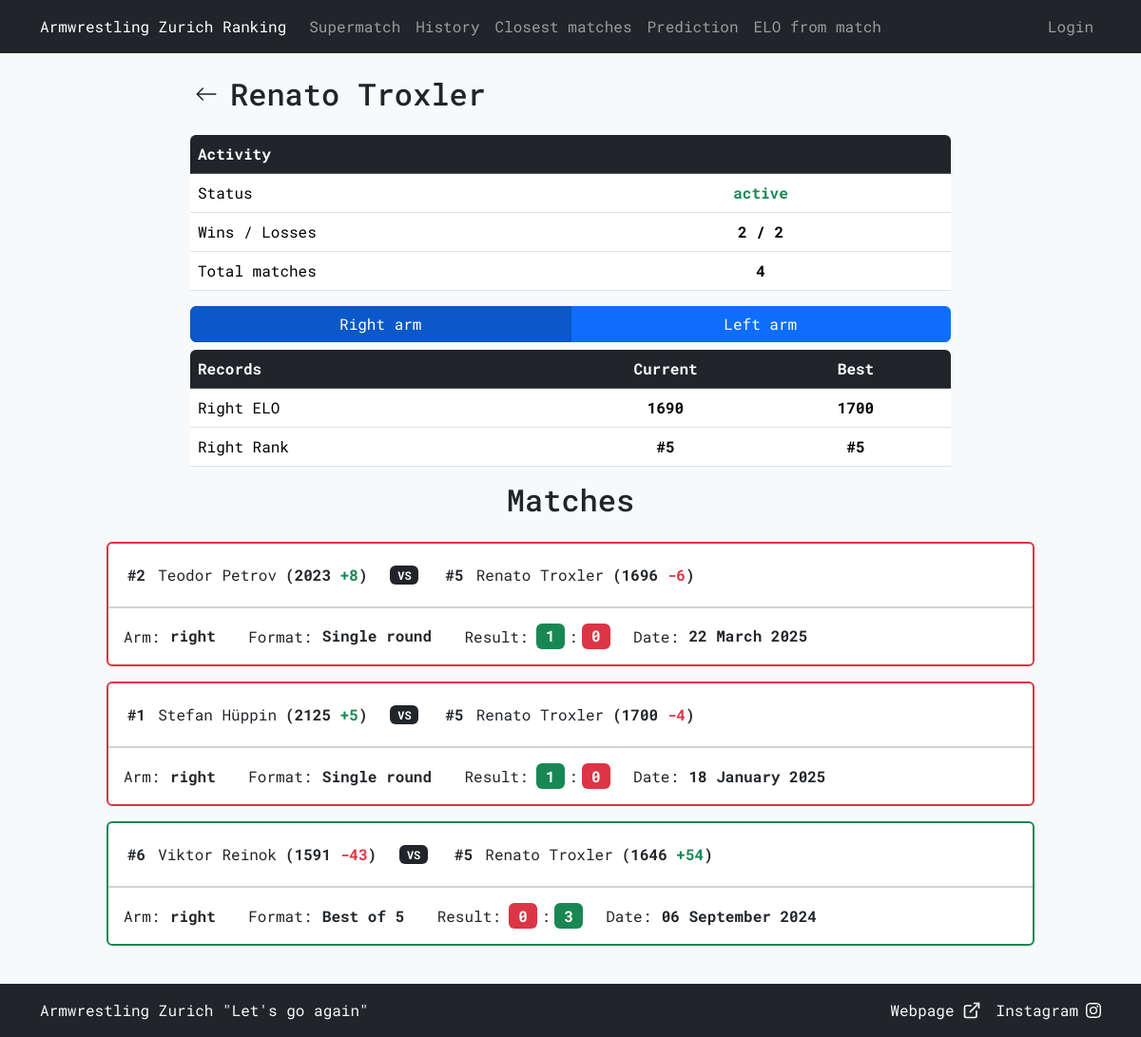
The page /view_member?id=11&arm=right on the database its author committed.
### tables this page shows
CREATE TABLE "armwrestlers" (
    id INTEGER PRIMARY KEY AUTOINCREMENT,
    name TEXT NOT NULL UNIQUE,
    right_elo INTEGER NOT NULL,
    left_elo INTEGER NOT NULL,
    right_rank INTEGER,
    left_rank INTEGER,
    added_by TEXT NOT NULL,
    last_edited_by TEXT, hidden INTEGER NOT NULL DEFAULT 0, active INTEGER NOT NULL DEFAULT 1,
    FOREIGN KEY (added_by) REFERENCES users(username)
);

CREATE TABLE "history" (
    id INTEGER PRIMARY KEY AUTOINCREMENT,
    armwrestler1_id INTEGER NOT NULL,
    armwrestler2_id INTEGER NOT NULL,
    arm TEXT NOT NULL CHECK (arm IN ('right', 'left')),
    armwrestler1_rank INTEGER NOT NULL,
    armwrestler2_rank INTEGER NOT NULL,
    armwrestler1_elo INTEGER NOT NULL,
    armwrestler2_elo INTEGER NOT NULL,
    armwrestler1_score INTEGER NOT NULL,
    armwrestler2_score INTEGER NOT NULL,
    armwrestler1_elo_diff INTEGER NOT NULL,
    armwrestler2_elo_diff INTEGER NOT NULL,
    selected_format TEXT NOT NULL,
    date DATETIME DEFAULT CURRENT_TIMESTAMP,
    added_by TEXT NOT NULL,
    FOREIGN KEY (armwrestler1_id) REFERENCES armwrestlers(id),
    FOREIGN KEY (armwrestler2_id) REFERENCES armwrestlers(id),
    FOREIGN KEY (added_by) REFERENCES users(username)
);

### armelo_app.py (the view, shortened to what this page needs)
@app.route("/view_member", methods=["GET"])
def view_member():
    try:
        id = int(request.args.get('id'))
    except (ValueError, TypeError):
        raise NotFound()
    if request.args.get('arm') not in ('right', 'left'):
        return redirect(url_for('view_member', id=id, arm='right'))
    arm = get_arm()
    name_result = db_execute('SELECT name FROM armwrestlers WHERE id = ?', id)
    if not name_result:
        raise NotFound()
    name = name_result[0]['name']
    query = '''
        SELECT
            CASE WHEN a.hidden THEN 'hidden' WHEN a.active THEN 'active' ELSE 'inactive' END AS current_status,
            a.right_elo, a.left_elo, a.right_rank, a.left_rank
        FROM armwrestlers a
        WHERE a.id = ?
    '''
    current_status, current_right_elo, current_left_elo, current_right_rank, current_left_rank = db_execute(query, id)[0]
    wins, losses = 0, 0
    history = db_execute('''
        SELECT a1.id AS armwrestler1_id, a1.name AS armwrestler1_name, a2.id AS armwrestler2_id, a2.name AS armwrestler2_name, h.arm,
               h.armwrestler1_rank, h.armwrestler2_rank, h.armwrestler1_elo, h.armwrestler2_elo,
               h.armwrestler1_score, h.armwrestler2_score, h.armwrestler1_elo_diff, h.armwrestler2_elo_diff,
               h.selected_format, h.date
        FROM history h
        JOIN armwrestlers a1 ON h.armwrestler1_id = a1.id
        JOIN armwrestlers a2 ON h.armwrestler2_id = a2.id
        WHERE h.armwrestler1_id = ? OR h.armwrestler2_id = ?
        ORDER BY h.id DESC
    ''', id, id)
    selected_arm_history = []
    if history:
        best_right_elo = current_right_elo
        best_left_elo = current_left_elo
        best_right_rank = current_right_rank
        best_left_rank = current_left_rank
        wins_losses = []
        for record in history:
            is_armwrestler1 = record['armwrestler1_id'] == id
            match_arm = record['arm']
            elo = record['armwrestler1_elo'] if is_armwrestler1 else record['armwrestler2_elo']
            rank = record['armwrestler1_rank'] if is_armwrestler1 else record['armwrestler2_rank']
            my_score, opponent_score = (record['armwrestler1_score'], record['armwrestler2_score']) if is_armwrestler1 else (record['armwrestler2_score'], record['armwrestler1_score'])
            if my_score > opponent_score:
                wins += 1
                if match_arm == arm:
                    wins_losses.append("win")
            elif my_score < opponent_score:
                losses += 1
                if match_arm == arm:
                    wins_losses.append("loss")
            elif match_arm == arm:
                wins_losses.append("draw")
            if match_arm == 'right':
                best_right_elo = max(best_right_elo, elo)
                best_right_rank = min(best_right_rank, rank) if best_right_rank is not None else rank
                if arm == 'right':
                    selected_arm_history.append(record)
            elif match_arm == 'left':
                best_left_elo = max(best_left_elo, elo)
                best_left_rank = min(best_left_rank, rank) if best_left_rank is not None else rank
                if arm == 'left':
                    selected_arm_history.append(record)
        formatted_data = get_matches_formatted_data(selected_arm_history)
        total_matches = len(history)
    badges_for_arm = db_execute('''
        SELECT badges.name, badges.color
        FROM armwrestler_badges
        JOIN badges ON armwrestler_badges.badge_id = badges.id
        WHERE armwrestler_badges.armwrestler_id = ? AND armwrestler_badges.arm = ?
    ''', id, arm)
    template_data = {
        'id': id,
        'name': name,
        'current_right_elo': current_right_elo, 'current_left_elo': current_left_elo,
        'current_right_rank': current_right_rank, 'current_left_rank': current_left_rank,
        'best_right_elo': best_right_elo, 'best_left_elo': best_left_elo,
        'best_right_rank': best_right_rank, 'best_left_rank': best_left_rank,
        'current_status': current_status,
        'matches': selected_arm_history, 'formatted_data': formatted_data,
        'wins': wins, 'losses': losses, 'total_matches': total_matches,
        'wins_losses': wins_losses,
        'arm': arm,
        'badges_for_arm': badges_for_arm
    }
    if is_htmx():
        return render_template('view_member_partial.html', **template_data)
    return render_template('view_member.html', **template_data)

### armelo_app.py (called while the page is built)
@app.context_processor
def inject_user():
    username = session.get('username')
    return dict(username=username)

### config.py (called while the page is built)
def get_db():
    db = getattr(g, '_database', None)
    if db is None:
        db = g._database = sqlite3.connect(DATABASE)
        db.row_factory = sqlite3.Row
    return db

def db_execute(query, *args):
    db = get_db()
    cur = db.cursor()
    try:
        cur.execute(query, args)
        if query.strip().upper().startswith(("SELECT", "WITH")):
            return cur.fetchall()
        db.commit()
    except sqlite3.Error:
        db.rollback()
        raise
    finally:
        cur.close()

### helpers.py (called while the page is built)
def is_htmx():
    return bool(request.headers.get('HX-Request')) and not request.headers.get('HX-History-Restore-Request')

def get_arm():
    arm = request.values.get('arm', 'right')
    return arm if arm in ('right', 'left') else 'right'

### templates/view_member.html (shortened to what this page needs)
{% extends "layout.html" %}
{% from 'macros.html' import back_header %}
{% block content %}
<div class="mx-auto" style="max-width: 800px;">
    {{ back_header(name) }}
    <div class="table-responsive rounded">
        <table class="table">
            <thead class="table-dark">
                <tr>
                    <th colspan="2" class="align-middle">Activity</th>
                </tr>
            </thead>
            <tbody>
                <tr>
                    <td class="w-50 align-middle">Status</td>
                    <td class="text-center align-middle">
                        <span class="{% if current_status == 'active' %}text-success{% else %}text-secondary{% endif %}">
                            <strong>{{ current_status }}</strong>
                        </span>
                    </td>
                </tr>
                <tr>
                    <td class="w-50 align-middle">Wins / Losses</td>
                    <td class="text-center align-middle">
                        <strong>{{ wins }} / {{ losses }}</strong>
                    </td>
                </tr>
                <tr>
                    <td class="w-50 align-middle">Total matches</td>
                    <td class="text-center align-middle">
                        <strong>{{ total_matches }}</strong>
                    </td>
                </tr>
            </tbody>
        </table>
    </div>
</div>
<div id="arm_info">
    {% include 'view_member_partial.html' %}
</div>
{% endblock %}

### templates/macros.html (shortened to what this page needs)
{% macro back_header(title) %}
<div class="mb-4">
    <div class="row m-auto">
        <div class="col-auto p-0 d-flex align-items-center">
            <form action="{{ url_for('ranking') }}" method="GET">
                <button type="submit" class="btn btn-generic px-1 py-1 d-flex align-items-center">
                    <svg xmlns="http://www.w3.org/2000/svg" width="24" height="24" fill="currentColor" class="bi bi-arrow-left" viewBox="0 0 16 16">
                        <path fill-rule="evenodd" d="M15 8a.5.5 0 0 0-.5-.5H2.707l3.147-3.146a.5.5 0 1 0-.708-.708l-4 4a.5.5 0 0 0 0 .708l4 4a.5.5 0 0 0 .708-.708L2.707 8.5H14.5A.5.5 0 0 0 15 8"/>
                    </svg>
                </button>
            </form>
        </div>
        <div class="col d-flex align-items-center px-2">
            <h2 class="mb-0">{{ title }}</h2>
        </div>
    </div>
</div>
{% endmacro %}
{% macro arm_toggle(endpoint, target, push=false, url_kwargs={}) %}
<div class="btn-group btn-group-toggle mb-2 w-100">
    <a href="{{ url_for(endpoint, arm='right', **url_kwargs) }}"
       class="btn btn-primary w-50 {{ 'active' if arm == 'right' else '' }}"
       role="button"
       hx-get="{{ url_for(endpoint, arm='right', **url_kwargs) }}"
       hx-target="{{ target }}"
       hx-swap="innerMorph"
       {% if push %}hx-push-url="true"{% endif %}
       aria-pressed="{{ 'true' if arm == 'right' else 'false' }}">Right arm</a>
    <a href="{{ url_for(endpoint, arm='left', **url_kwargs) }}"
       class="btn btn-primary w-50 {{ 'active' if arm == 'left' else '' }}"
       role="button"
       hx-get="{{ url_for(endpoint, arm='left', **url_kwargs) }}"
       hx-target="{{ target }}"
       hx-swap="innerMorph"
       {% if push %}hx-push-url="true"{% endif %}
       aria-pressed="{{ 'true' if arm == 'left' else 'false' }}">Left arm</a>
</div>
{% endmacro %}

### templates/view_member_partial.html (shortened to what this page needs)
<div class="mx-auto" style="max-width: 800px;">
{% from 'macros.html' import arm_toggle with context %}
{{ arm_toggle('view_member', '#arm_info', push=true, url_kwargs={'id': id}) }}
    <div class="table-responsive rounded">
        <table class="table">
            <thead class="table-dark">
                <tr>
                    <th class="w-50 align-middle">Records</th>
                    <th class="text-center w-25 align-middle">Current</th>
                    <th class="text-center w-25 align-middle">Best</th>
                </tr>
            </thead>
            <tbody>
                {% if arm == 'right' %}
                <tr>
                    <td class="align-middle">Right ELO</td>
                    <td class="text-center align-middle"><strong>{{ current_right_elo }}</strong></td>
                    <td class="text-center align-middle"><strong>{{ best_right_elo }}</strong></td>
                </tr>
                <tr>
                    <td class="align-middle">Right Rank</td>
                    <td class="text-center align-middle">
                        <strong>{% if current_right_rank %}#{% endif %}{{ current_right_rank }}</strong>
                    </td>
                    <td class="text-center align-middle">
                        <strong>{% if best_right_rank %}#{% endif %}{{ best_right_rank }}</strong>
                    </td>
                </tr>
                {% endif %}
            </tbody>
        </table>
    </div>
</div>
<div class="col-auto text-center mb-4">
    <h2>Matches</h2>
</div>
{% if matches %}
{% include 'matches_partial.html' %}
{% else %}
<div class="alert alert-secondary">
    The armwrestler has not had any matches on the <strong>{{ arm }}</strong> arm.
</div>
{% endif%}

### templates/matches_partial.html (shortened to what this page needs)
{% for match in matches %}
<div class="col-12 mb-3">
    {% if wins_losses %}
        {% if wins_losses[loop.index - 1] == 'win' %}
            <div class="card border-success card-wider-border">
        {% elif wins_losses[loop.index - 1] == 'loss' %}
            <div class="card border-danger card-wider-border">
        {% else %}
            <div class="card card-wider-border">
        {% endif %}
    {% else %}
        <div class="card">
    {% endif %}
            <div class="card-header bg-transparent">
                <div class="row mt-2">
                    <div class="col-12 col-lg-auto mb-2 d-flex justify-content-center">
                        <div class="d-flex align-items-center gap-0 align-middle">
                            {% if match['armwrestler1_rank'] %}
                            <strong class="align-middle p-1">#{{ match['armwrestler1_rank'] }}</strong>
                            {% endif %}
                            <a href="{{ url_for('view_member', id=match['armwrestler1_id'], arm=match['arm']) }}" class="btn btn-generic text-start px-2 py-1 m-0 text-nowrap">
                                {{ match['armwrestler1_name'] }}
                            </a>
                            <strong class="text-nowrap align-middle">({{ match['armwrestler1_elo'] }} <span class="{{ formatted_data[loop.index - 1].diff1_color }}">{{ formatted_data[loop.index - 1].diff1_text }}</span>)</strong>
                        </div>
                    </div>
                    <div class="col-12 col-lg-auto text-center mb-2 d-flex align-items-center justify-content-center">
                        <span class="badge bg-dark">VS</span>
                    </div>
                    <div class="col-12 col-lg-auto mb-2 d-flex justify-content-center">
                        <div class="d-flex align-items-center gap-0 align-middle">
                            {% if match['armwrestler2_rank'] %}
                            <strong class="align-middle p-1">#{{ match['armwrestler2_rank'] }}</strong>
                            {% endif %}
                            <a href="{{ url_for('view_member', id=match['armwrestler2_id'], arm=match['arm']) }}" class="btn btn-generic text-start px-2 py-1 m-0 text-nowrap">
                                {{ match['armwrestler2_name'] }}
                            </a>
                            <strong class="text-nowrap align-middle">({{ match['armwrestler2_elo'] }} <span class="{{ formatted_data[loop.index - 1].diff2_color }}">{{ formatted_data[loop.index - 1].diff2_text }}</span>)</strong>
                        </div>
                    </div>
                </div>
            </div>
            <div class="card-body">
                <div class="card-text">
                    <div class="row justify-content-start">
                        <div class="col-12 col-lg-auto mb-2 mb-lg-0 text-start">
                            Arm:<span class="fs-6 mx-0 badge text-dark">{{ match['arm'] }}</span>
                        </div>
                        <div class="col-12 col-lg-auto mb-2 mb-lg-0 text-start">
                            Format:<span class="fs-6 mx-0 badge text-dark">{{ match['selected_format'] }}</span>
                        </div>
                        <div class="col-12 col-lg-auto mb-2 mb-lg-0 text-start">
                            Result:<span class="fs-6 ms-2 me-1 badge {{ formatted_data[loop.index - 1].score1_color }}">{{ match['armwrestler1_score'] }}</span>:<span class="fs-6 ms-1 me-0 badge {{ formatted_data[loop.index - 1].score2_color }}">{{ match['armwrestler2_score'] }}</span>
                        </div>
                        <div class="col-12 col-lg-auto mb-0 mb-lg-0 text-start">
                            Date:<span class="fs-6 mx-0 badge text-dark">{{ formatted_data[loop.index - 1].date }}</span>
                        </div>
                    </div>
                </div>
            </div>
        </div>
</div>
{% endfor %}

### static/styles.css (style rules this page uses)
* { font-family: 'Roboto Mono', monospace; }
html, body { height: 100%; scrollbar-width: none; -ms-overflow-style: none; }
body { display: flex; flex-direction: column; }
.btn-generic { --bs-btn-bg: transparent; --bs-btn-border-color: transparent; --bs-btn-hover-bg: transparent; --bs-btn-hover-border-color: var(--bs-secondary); --bs-btn-active-border-color: var(--bs-secondary); --bs-btn-active-bg: transparent; }
.card-wider-border { --bs-card-border-width: 2px; }

### rows shown on the page
armwrestlers: name "Renato Troxler", right_elo "1690"
history: armwrestler2_elo "1700", armwrestler1_rank "1", armwrestler1_name "Stefan Hüppin", armwrestler1_elo "2125", index "+5", armwrestler2_rank "5", armwrestler2_name "Renato Troxler", armwrestler2_elo_diff "-4", arm "right", selected_format "Single round", armwrestler1_score "1", armwrestler2_score "0", date "18 January 2025"
history: armwrestler1_rank "2", armwrestler1_name "Teodor Petrov", armwrestler1_elo "2023", index "+8", armwrestler2_rank "5", armwrestler2_name "Renato Troxler", armwrestler2_elo "1696", armwrestler2_elo_diff "-6", arm "right", selected_format "Single round", armwrestler1_score "1", armwrestler2_score "0", date "22 March 2025"
history: armwrestler1_rank "6", armwrestler1_name "Viktor Reinok", armwrestler1_elo "1591", armwrestler1_elo_diff "-43", armwrestler2_rank "5", armwrestler2_name "Renato Troxler", armwrestler2_elo "1646", index "+54", arm "right", selected_format "Best of 5", armwrestler1_score "0", armwrestler2_score "3", index "06 September 2024"

### other values the page prints
{{ current_status }} "active"
{{ wins }} "2"
{{ losses }} "2"
{{ total_matches }} "4"
{{ current_right_rank }} "5"
{{ best_right_rank }} "5"
